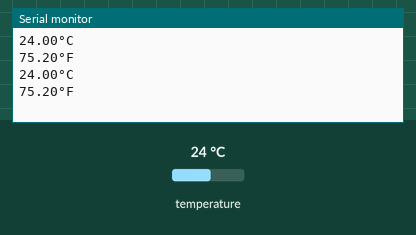
This sketch was run on a simulated Arduino Uno, built with avr-gcc and run on an emulated ATmega328P. Shown: the last lines printed to the serial monitor. The inputs (shaded band) are chosen by the test bench; at power-on: temperature 24 °C.

Above: at 3.3 s.
3.4 s: temperature set to 12 °C
At 5.2 s:
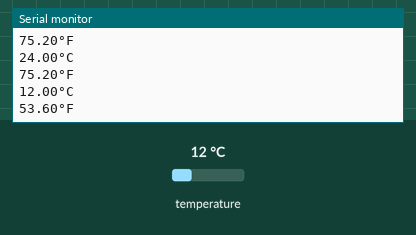
5.9 s: temperature set to 19 °C
At 6.4 s:
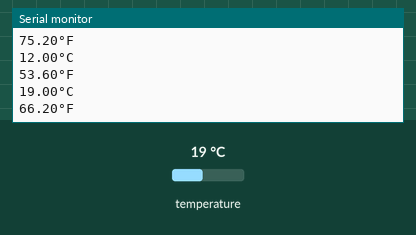
Timing chart, 0 to 8.9 s (numbered marks = the images above; inputs shaded):
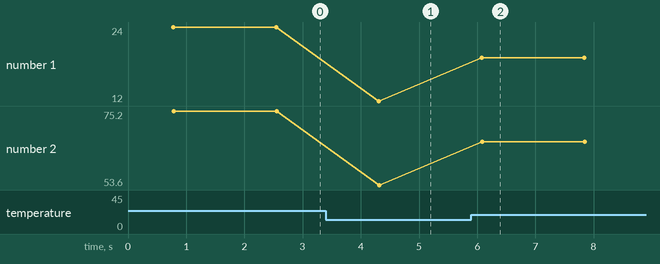

The sketch:

Water_temperature.ino
```cpp
#include <OneWire.h>
#include <DallasTemperature.h>

#define ONE_WIRE_BUS A0

OneWire oneWire(ONE_WIRE_BUS);

DallasTemperature sensors(&oneWire);

 float Celcius=0;
 float Fahrenheit=0;
void setup(void)
{

  Serial.begin(9600);
  sensors.begin();
}

void loop(void)
{
  sensors.requestTemperatures();
  Celcius=sensors.getTempCByIndex(0);
  Fahrenheit=sensors.toFahrenheit(Celcius);
  Serial.print(Celcius);
  Serial.println("°C");
  Serial.print(Fahrenheit);
  Serial.println("°F");
  delay(1000);
}
```

Measured:
- after the input at 3.4 s, the serial monitor: prints a new line after 0.91 s (image 1)
- after the input at 5.9 s, the serial monitor: prints a new line after 0.17 s (image 2)
- plotted number 1: 24 → 12 after the input at 3.4 s, 12 → 19 after the input at 5.9 s
- plotted number 2: 75.2 → 53.6 after the input at 3.4 s, 53.6 → 66.2 after the input at 5.9 s
